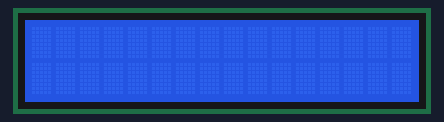
A sketch run on a simulated Arduino Uno, built with avr-gcc and run on an emulated ATmega328P. Parts: 16×2 character LCD.

Above: at 0.1 s.
At 1.1 s:
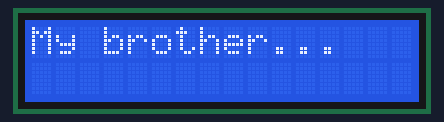
At 3.6 s:
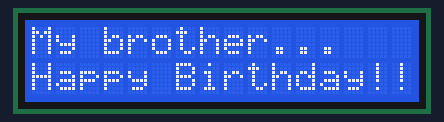

Measured:
- by itself, everything shown: repeats every 4.5 s, in 3 steps
- what the display in image 1 shows lasts 2.5 s, from 1.1 s to 3.6 s
- what the display in image 2 shows lasts 1.0 s, from 3.6 s to 4.6 s

The sketch:

lcd_happy_birthday.ino
```cpp
//Sample using LiquidCrystal library
#include <LiquidCrystal.h>

/*******************************************************

  This program will test the LCD panel and the buttons
  Mark Bramwell, July 2010
  Edits by Michel Carbone, Augustus 2018
********************************************************/
/* convention of pin naming:
   device, e.g. LCD
   pin type & direction at module, e.g. DO for Digital Output
   pin name at module location
*/
// pin-out of LCD Keypad VMA203
#define LCD_AO_AnalogButtons  0
#define LCD_DO_DB4 4
#define LCD_DO_DB5 5
#define LCD_DO_DB6 6
#define LCD_DO_DB7 7
#define LCD_DO_RS 8
#define LCD_DO_EN 9
#define LCD_DO_BacklitCtrl 10

// select the pins used on the LCD panel
LiquidCrystal lcd(LCD_DO_RS, LCD_DO_EN, LCD_DO_DB4, LCD_DO_DB5, LCD_DO_DB6, LCD_DO_DB7);

// define some values used by the panel and buttons
int lcd_key     = 0; //index of pushed button
int adc_key_in  = 0; //analog value read by the ADC
// user friendly name for value to store in lcd_key variable
#define btnRIGHT  0
#define btnUP     1
#define btnDOWN   2
#define btnLEFT   3
#define btnSELECT 4
#define btnNONE   5 // default value

// read the buttons
int read_LCD_buttons()
{
  adc_key_in = analogRead(LCD_AO_AnalogButtons);      // read the value from the sensor
  // my buttons when read are centered at these values: 0, 144, 329, 504, 741
  // we add approx 50 to those values and check to see if we are close
  if (adc_key_in > 1000) return btnNONE; // We make this the 1st option for speed reasons since it will be the most likely result
  // For V1.1 us this threshold
  if (adc_key_in < 50)   return btnRIGHT;
  if (adc_key_in < 250)  return btnUP;
  if (adc_key_in < 450)  return btnDOWN;
  if (adc_key_in < 650)  return btnLEFT;
  if (adc_key_in < 850)  return btnSELECT;

  // For V1.0 comment the other threshold and use the one below:
  /*
    if (adc_key_in < 50)   return btnRIGHT;
    if (adc_key_in < 195)  return btnUP;
    if (adc_key_in < 380)  return btnDOWN;
    if (adc_key_in < 555)  return btnLEFT;
    if (adc_key_in < 790)  return btnSELECT;
  */


  return btnNONE;  // when all others fail, return this...
}

void setup()
{
  lcd.begin(16, 2);              // start the library
  lcd.clear();
  pinMode(LCD_DO_BacklitCtrl, OUTPUT);
}

void loop()
{
  //lcd.setCursor(9,1);            // move cursor to second line "1" and 9 spaces over
  // lcd.print(millis()/1000);      // display seconds elapsed since power-up
  //
  //
  lcd.clear();
  delay(1000);
  lcd.setCursor(0,0);            // move to the begining of the first line
  String text = "My brother...";
  lcd.print(text);
  delay(1000);
  for(int i= 0; i<3; i++)
  {
    digitalWrite(LCD_DO_BacklitCtrl, HIGH);
    delay(250);
    digitalWrite(LCD_DO_BacklitCtrl, LOW);
    delay(250);
  }
  digitalWrite(LCD_DO_BacklitCtrl, HIGH);
  lcd.setCursor(0,1);            // move to the begining of the second line
  lcd.print("Happy Birthday!!");
  delay(1000);


  switch (lcd_key)               // depending on which button was pushed, we perform an action
  {
    case btnRIGHT:
      {
        //lcd.print("RIGHT ");
        break;
      }
    case btnLEFT:
      {
        //lcd.print("LEFT   ");
        break;
      }
    case btnUP:
      {
        //lcd.print("UP    ");
        break;
      }
    case btnDOWN:
      {
        //lcd.print("DOWN  ");
        break;
      }
    case btnSELECT:
      {
        //lcd.print("SELECT");
        break;
      }
    case btnNONE:
      {
        //lcd.print("NONE  ");
        break;
      }
  }

}
```
